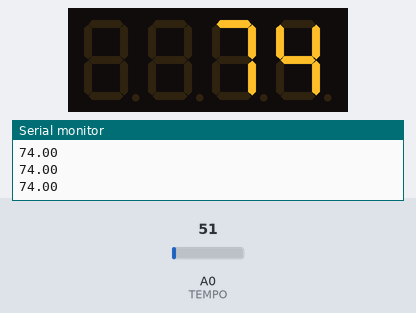
This sketch was run on a simulated Arduino Uno, built with avr-gcc and run on an emulated ATmega328P. Shown: 4-digit seven-segment display, the last lines printed to the serial monitor. Inputs (shaded band) come from the test bench; at power-on: A0 (TEMPO) = 51.

Above: at 1.3 s.
1.4 s: A0 (TEMPO) set to 61
At 2.1 s:
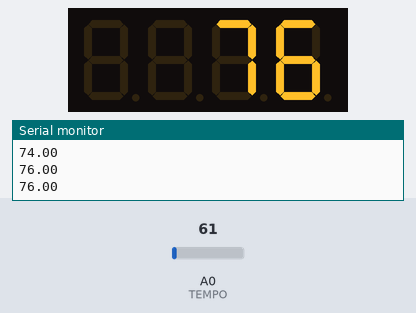
3.1 s: A0 (TEMPO) set to 71
4.7 s: A0 (TEMPO) set to 86
At 5.6 s:
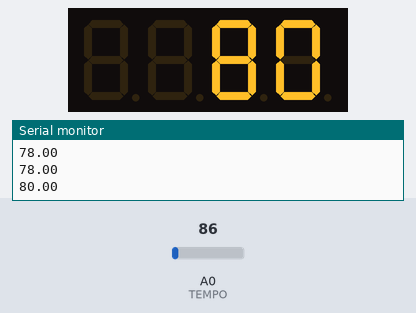
Timing chart, 0 to 7.7 s (numbered marks = the images above; inputs shaded):
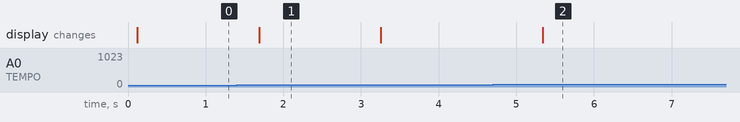

The sketch:

4x7-Segment_Test.ino
```cpp
#include <Arduino.h>
#include <TM1637Display.h>

// Module connection pins (Digital Pins)
#define CLK   5
#define DIO   6
#define TEMPO A0

// The amount of time (in milliseconds) between tests
#define TEST_DELAY   2000
#define BPM_MIN    66.0f
#define BPM_MAX   240.0f

TM1637Display display(CLK, DIO);

double bpm, last;
double delta = 1;
int k;

void setup()
{
  pinMode(TEMPO, INPUT);
  display.setBrightness(0x08);
  Serial.begin(57600);
  Serial.println("init done. ");
}

double readBpm() {
  k = analogRead(TEMPO);
  k = map(k, 0.0f, 1024.0f, BPM_MIN, BPM_MAX);
  if (abs(k - last) > delta) {
    bpm = k;
  }

  last = k;
  return bpm;
}

void loop()
{
  bpm = readBpm();
  Serial.println(bpm);
  delay(100);

  display.showNumberDec(bpm, false, 4, 0);
  delay(400);
}
```

Measured:
- after the input at 1.4 s, the display: changes after 0.29 s (image 1)
- after the input at 4.7 s, the display: changes after 0.64 s (image 2)
